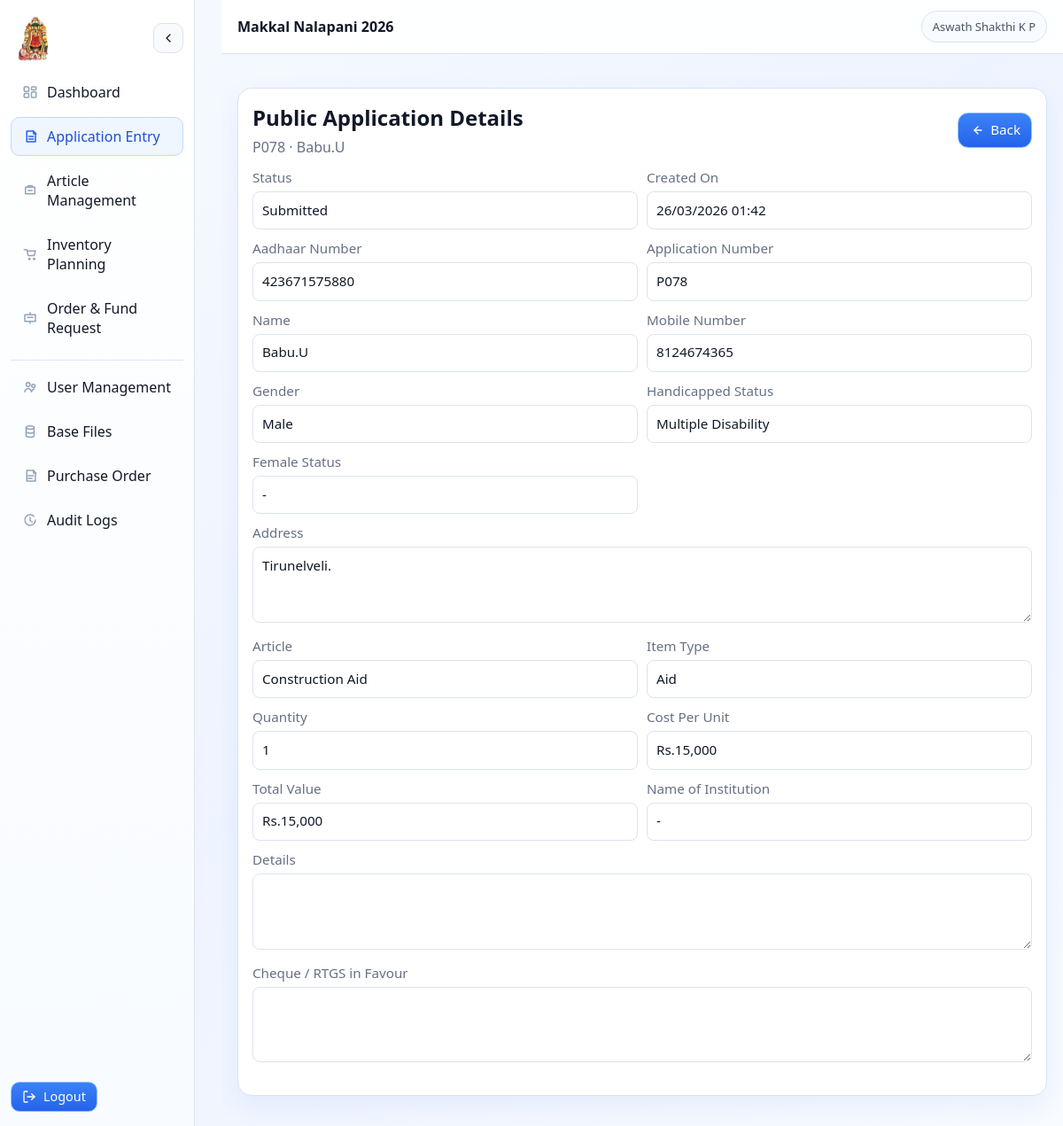
Screenshot of /ui/master-entry/public/819/ (signed in) with the database file from the repository.
### core/models.py (models this page shows, shortened)
class AppUser(AbstractUser):
    id = models.UUIDField(primary_key=True, default=uuid4, editable=False)
    username = None
    email = models.EmailField(unique=True)
    role = models.CharField(max_length=12, choices=RoleChoices.choices, default=RoleChoices.VIEWER)
    status = models.CharField(max_length=9, choices=StatusChoices.choices, default=StatusChoices.ACTIVE)
    created_by = models.ForeignKey(
        "self",
        null=True,
        blank=True,
        on_delete=models.SET_NULL,
        related_name="created_app_users",
    )
    created_at = models.DateTimeField(default=timezone.now)
    updated_at = models.DateTimeField(auto_now=True)
    objects = AppUserManager()
    USERNAME_FIELD = "email"
    REQUIRED_FIELDS: list[str] = []
    class Meta:
        db_table = "app_users"
        verbose_name = "App User"
        verbose_name_plural = "App Users"
    def get_module_permission_map(self):
        cache_name = "_resolved_module_permission_map"
        if hasattr(self, cache_name):
            return getattr(self, cache_name)
        permission_map = build_role_module_permission_map(self.role)
        if hasattr(self, "_prefetched_objects_cache") and "module_permissions" in self._prefetched_objects_cache:
            permission_rows = list(self._prefetched_objects_cache["module_permissions"])
        else:
            permission_rows = list(self.module_permissions.all())
        for permission in permission_rows:
            module_key = permission.module_key
            permission_map[module_key] = {
                f"can_{action}": bool(getattr(permission, f"can_{action}", False))
                for action in ALL_MODULE_PERMISSION_ACTIONS
            }
        setattr(self, cache_name, permission_map)
        return permission_map
    def has_module_permission(self, module_key, action="view"):
        if not getattr(self, "is_authenticated", False):
            return False
        if self.is_superuser:
            return True
        if self.status != StatusChoices.ACTIVE:
            return False
        resolved_key = getattr(module_key, "value", module_key)
        permission_field = action if str(action).startswith("can_") else f"can_{action}"
        return bool(self.get_module_permission_map().get(str(resolved_key), {}).get(permission_field, False))

class BaseTimestampedModel(models.Model):
    created_at = models.DateTimeField(default=timezone.now)
    updated_at = models.DateTimeField(auto_now=True)
    class Meta:
        abstract = True

class PublicBeneficiaryEntry(BaseTimestampedModel):
    application_number = models.CharField(max_length=120, unique=True, blank=True, null=True)
    name = models.CharField(max_length=255)
    aadhar_number = models.CharField(max_length=20, validators=[MinLengthValidator(12)])
    is_handicapped = models.CharField(max_length=80, choices=HandicappedStatusChoices.choices, default=HandicappedStatusChoices.NO)
    gender = models.CharField(max_length=15, choices=GenderChoices.choices, blank=True, null=True)
    female_status = models.CharField(max_length=80, choices=FemaleStatusChoices.choices, blank=True, null=True)
    address = models.TextField(blank=True, null=True)
    mobile = models.CharField(max_length=20, blank=True, null=True)
    article = models.ForeignKey(Article, on_delete=models.RESTRICT, related_name="public_entries")
    article_cost_per_unit = models.DecimalField(max_digits=14, decimal_places=2, default=0)
    quantity = models.PositiveIntegerField(default=1)
    total_amount = models.DecimalField(max_digits=16, decimal_places=2, default=0)
    item_comes_here = models.BooleanField(blank=True, null=True)
    name_of_institution = models.CharField(max_length=255, blank=True, null=True)
    cheque_rtgs_in_favour = models.CharField(max_length=255, blank=True, null=True)
    notes = models.TextField(blank=True, null=True)
    status = models.CharField(max_length=10, choices=BeneficiaryStatusChoices.choices, default=BeneficiaryStatusChoices.PENDING)
    created_by = models.ForeignKey(
        AppUser,
        on_delete=models.SET_NULL,
        null=True,
        blank=True,
        related_name="created_public_entries",
    )
    fund_request = models.ForeignKey(
        FundRequest,
        on_delete=models.SET_NULL,
        null=True,
        blank=True,
        related_name="linked_public_beneficiaries",
    )
    class Meta:
        db_table = "public_beneficiary_entries"
        verbose_name = "Public Beneficiary Entry"
        verbose_name_plural = "Public Beneficiary Entries"
        indexes = [
            models.Index(fields=["status"]),
            models.Index(fields=["article"]),
            models.Index(fields=["aadhar_number"]),
            models.Index(fields=["application_number"]),
            models.Index(fields=["fund_request"]),
            models.Index(fields=["gender"]),
            models.Index(fields=["female_status"]),
        ]

class Article(BaseTimestampedModel):
    article_name = models.CharField(max_length=255, unique=True)
    article_name_tk = models.CharField(max_length=255, blank=True, null=True)
    cost_per_unit = models.DecimalField(max_digits=14, decimal_places=2, default=0)
    item_type = models.CharField(max_length=20, choices=ItemTypeChoices.choices, default=ItemTypeChoices.ARTICLE)
    category = models.CharField(max_length=200, blank=True, null=True)
    master_category = models.CharField(max_length=200, blank=True, null=True)
    comments = models.TextField(blank=True, null=True)
    is_active = models.BooleanField(default=True)
    combo = models.BooleanField(default=False)
    class Meta:
        db_table = "articles"
        verbose_name = "Article"
        verbose_name_plural = "Articles"
        indexes = [
            models.Index(fields=["article_name"]),
            models.Index(fields=["item_type", "is_active"]),
            models.Index(fields=["category"]),
        ]

### core/web_views.py (the view)
# urls.py: path("master-entry/public/<int:pk>/", web_views.PublicMasterEntryDetailView.as_view(), name="master-entry-public-detail"),
class PublicMasterEntryDetailView(LoginRequiredMixin, RoleRequiredMixin, TemplateView):
    module_key = models.ModuleKeyChoices.APPLICATION_ENTRY
    permission_action = "view"
    template_name = "dashboard/master_entry_public_detail.html"
    def get_context_data(self, **kwargs):
        context = super().get_context_data(**kwargs)
        entry = models.PublicBeneficiaryEntry.objects.select_related("article").get(pk=self.kwargs["pk"])
        context["entry"] = entry
        context["history_matches"] = _public_history_matches(entry.aadhar_number)
        context.update(_public_attachment_context(entry))
        return context

### templates/dashboard/master_entry_public_detail.html (shortened to what this page needs)
{% extends "base.html" %}
{% load currency %}
{% block content %}
  <section class="card">
    <div class="toolbar" style="justify-content: space-between;">
      <div>
        <h2 style="margin: 0 0 6px;">Public Application Details</h2>
        <p style="margin: 0; color: var(--text-secondary);">
          {{ entry.application_number }} · {{ entry.name }}
        </p>
      </div>
      <div class="toolbar" style="margin-bottom: 0;">
        <a class="btn" href="{% url 'ui:master-entry' %}?type=public">Back</a>
      </div>
    </div>
    <div class="grid2" style="margin-bottom: 16px;">
      <div><label>Status</label><input class="input" value="{{ entry.status|title|default:'-' }}" readonly></div>
      <div><label>Created On</label><input class="input" value="{{ entry.created_at|date:'d/m/Y H:i' }}" readonly></div>
      <div><label>Aadhaar Number</label><input class="input" value="{{ entry.aadhar_number }}" readonly></div>
      <div><label>Application Number</label><input class="input" value="{{ entry.application_number }}" readonly></div>
      <div><label>Name</label><input class="input" value="{{ entry.name }}" readonly></div>
      <div><label>Mobile Number</label><input class="input" value="{{ entry.mobile|default:'-' }}" readonly></div>
      <div><label>Gender</label><input class="input" value="{{ entry.gender|default:'-' }}" readonly></div>
      <div><label>Handicapped Status</label><input class="input" value="{% if entry.is_handicapped and entry.is_handicapped != "No" %}{{ entry.get_is_handicapped_display }}{% else %}No{% endif %}" readonly></div>
      <div><label>Female Status</label><input class="input" value="{{ entry.get_female_status_display|default:'-' }}" readonly></div>
      <div style="grid-column: span 2;"><label>Address</label><textarea class="textarea" rows="3" readonly>{{ entry.address|default:"" }}</textarea></div>
      <div><label>Article</label><input class="input" value="{{ entry.article.article_name }}" readonly></div>
      <div><label>Item Type</label><input class="input" value="{{ entry.article.item_type|default:'-' }}" readonly></div>
      <div><label>Quantity</label><input class="input" value="{{ entry.quantity }}" readonly></div>
      <div><label>Cost Per Unit</label><input class="input" value="Rs.{{ entry.article_cost_per_unit|rupees }}" readonly></div>
      <div><label>Total Value</label><input class="input" value="Rs.{{ entry.total_amount|rupees }}" readonly></div>
      <div><label>Name of Institution</label><input class="input" value="{{ entry.name_of_institution|default:'-' }}" readonly></div>
      <div style="grid-column: span 2;"><label>Details</label><textarea class="textarea" rows="3" readonly>{{ entry.notes|default:"" }}</textarea></div>
      <div style="grid-column: span 2;"><label>Cheque / RTGS in Favour</label><textarea class="textarea" rows="3" readonly>{{ entry.cheque_rtgs_in_favour|default:"" }}</textarea></div>
    </div>
  </section>
{% endblock %}

### templates/base.html (shortened to what this page needs)
<!doctype html>
<html lang="en">
<head>
  {% load static %}
  <link rel="stylesheet" href="{% static 'core/styles/mnp-theme.css' %}">
</head>
<body class="light {% if 'login' in request.path %}mnp-login{% endif %}">
  <div class="app-shell">
    <aside class="sidebar" id="app-sidebar">
      <div class="sidebar-header">
        <div class="sidebar-brand-row">
          <img class="sidebar-brand-logo" src="{% static 'core/images/login-logo.webp' %}" alt="Makkal Nala Pani logo">
          {% if request.user.is_authenticated %}
            <button class="sidebar-toggle" id="sidebar-close-toggle" type="button" aria-label="Close sidebar">
            </button>
          {% endif %}
        </div>
      </div>
      <nav class="menu">
        {% if request.user.is_authenticated %}
          {% with module_perms=request.user.get_module_permission_map %}
          <a href="{% url 'ui:dashboard' %}" class="menu-item {% if request.path == '/ui/' or '/ui/dashboard/' in request.path %}active{% endif %}">
            <span class="menu-icon"><svg viewBox="0 0 24 24"><rect x="3" y="4" width="7" height="7" rx="1.5"/><rect x="14" y="4" width="7" height="4.5" rx="1.5"/><rect x="14" y="11.5" width="7" height="8.5" rx="1.5"/><rect x="3" y="14" width="7" height="6" rx="1.5"/></svg></span><span class="menu-label">Dashboard</span>
          </a>
          {% if module_perms.application_entry.can_view %}
            <a href="{% url 'ui:master-entry' %}" class="menu-item {% if 'master-entry' in request.path %}active{% endif %}">
              <span class="menu-icon"><svg viewBox="0 0 24 24"><path d="M7 4h10l3 3v13H7z"/><path d="M17 4v4h4"/><path d="M10 12h7"/><path d="M10 16h7"/></svg></span><span class="menu-label">Application Entry</span>
            </a>
          {% endif %}
          {% if module_perms.article_management.can_view %}
            <a href="{% url 'ui:article-list' %}" class="menu-item {% if 'article' in request.path %}active{% endif %}">
              <span class="menu-icon"><svg viewBox="0 0 24 24"><path d="M5 7h14v10H5z"/><path d="M9 7V5h6v2"/><path d="M9 12h6"/></svg></span><span class="menu-label">Article Management</span>
            </a>
          {% endif %}
          {% if module_perms.inventory_planning.can_view %}
            <a href="{% url 'ui:order-management' %}" class="menu-item {% if 'order-management' in request.path %}active{% endif %}">
              <span class="menu-icon"><svg viewBox="0 0 24 24"><path d="M3 5h4l2.2 9h8.8l2-7H8.5"/><path d="M10 19a1 1 0 1 1 0 .01"/><path d="M17 19a1 1 0 1 1 0 .01"/></svg></span><span class="menu-label">Inventory Planning</span>
            </a>
          {% endif %}
          {% if module_perms.order_fund_request.can_view %}
            <div class="menu-group {% if 'fund-request' in request.path %}open{% endif %}">
              <div class="menu-group-head">
                <button class="menu-item menu-group-trigger {% if 'fund-request' in request.path and not request.GET.status %}active{% endif %}" type="button" aria-label="Toggle Order & Fund Request submenu" aria-expanded="{% if 'fund-request' in request.path %}true{% else %}false{% endif %}">
                  <span class="menu-icon"><svg viewBox="0 0 24 24"><path d="M4 7h16v10H4z"/><path d="M8 11h8"/><path d="M12 7V4"/><path d="M12 20v-3"/></svg></span><span class="menu-label">Order & Fund Request</span>
                </button>
              </div>
            </div>
          {% endif %}
          {% if module_perms.user_management.can_view or module_perms.base_files.can_view or module_perms.purchase_order.can_view or module_perms.audit_logs.can_view %}
            <div class="menu-divider"></div>
            {% if module_perms.user_management.can_view %}
              <a href="{% url 'ui:user-list' %}" class="menu-item {% if '/ui/users/' in request.path %}active{% endif %}">
                <span class="menu-icon"><svg viewBox="0 0 24 24"><circle cx="9" cy="8" r="3"/><circle cx="17" cy="10" r="2.5"/><path d="M4 19c0-2.8 2.8-5 5-5s5 2.2 5 5"/><path d="M14 19c.3-1.9 1.8-3.4 3.8-4"/></svg></span><span class="menu-label">User Management</span>
              </a>
            {% endif %}
            {% if module_perms.base_files.can_view %}
              <a href="{% url 'ui:master-data-districts' %}" class="menu-item {% if 'master-data' in request.path %}active{% endif %}">
                <span class="menu-icon"><svg viewBox="0 0 24 24"><ellipse cx="12" cy="6" rx="6" ry="2.5"/><path d="M6 6v6c0 1.4 2.7 2.5 6 2.5s6-1.1 6-2.5V6"/><path d="M6 12v6c0 1.4 2.7 2.5 6 2.5s6-1.1 6-2.5v-6"/></svg></span><span class="menu-label">Base Files</span>
              </a>
            {% endif %}
            {% if module_perms.purchase_order.can_view %}
              <a href="{% url 'ui:purchase-order-list' %}" class="menu-item {% if '/ui/purchase-orders/' in request.path %}active{% endif %}">
                <span class="menu-icon"><svg viewBox="0 0 24 24"><path d="M7 4h10l3 3v13H7z"/><path d="M17 4v4h4"/><path d="M9 12h8"/><path d="M9 16h6"/></svg></span><span class="menu-label">Purchase Order</span>
              </a>
            {% endif %}
            {% if module_perms.audit_logs.can_view %}
              <a href="{% url 'ui:application-audit-logs' %}" class="menu-item {% if 'applications/audit-logs' in request.path %}active{% endif %}">
                <span class="menu-icon"><svg viewBox="0 0 24 24"><path d="M12 8v5l3 2"/><path d="M20 12a8 8 0 1 1-2.34-5.66"/></svg></span><span class="menu-label">Audit Logs</span>
              </a>
            {% endif %}
          {% endif %}
          {% endwith %}
        {% else %}
          <a href="{% url 'ui-login' %}" class="menu-item">Login</a>
        {% endif %}
      </nav>
      <div class="sidebar-footer">
        {% if request.user.is_authenticated %}
          <a class="btn btn-subtle" href="{% url 'ui-logout' %}"><span class="menu-label">Logout</span></a>
        {% else %}
          <a class="btn btn-subtle" href="{% url 'ui-login' %}"><span class="menu-label">Sign in</span></a>
        {% endif %}
      </div>
    </aside>
    <div class="app-main">
      <header class="topbar">
        <div class="topbar-left">
          <div class="topbar-title">Makkal Nalapani {% now "Y" %}</div>
        </div>
        <div class="topbar-actions">
          <div class="user-pill">
            {% if request.user.is_authenticated %}
              {{ request.user.get_full_name|default:request.user.email }}
            {% else %}
              Not signed in
            {% endif %}
          </div>
        </div>
      </header>
      <main class="app-content">
        <div class="wrap">
          {% block content %}{% endblock %}
        </div>
      </main>
    </div>
  </div>
</body>
</html>

### rows the page displays
AppUser: user.get_full_name "Aswath Shakthi K P"
PublicBeneficiaryEntry: application_number "P078", name "Babu.U", status "Submitted", created_at "26/03/2026 01:42", aadhar_number "423671575880", mobile "8124674365", gender "Male", is_handicapped "Multiple Disability", female_status "-", address "Tirunelveli.", article.article_name "Construction Aid", article.item_type "Aid", quantity "1", article_cost_per_unit "Rs.15,000", total_amount "Rs.15,000", name_of_institution "-"
